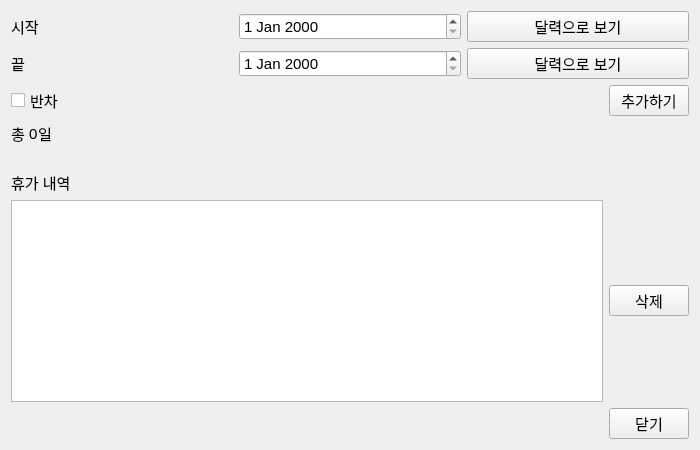
<?xml version="1.0" encoding="UTF-8"?>
<ui version="4.0">
 <class>Form</class>
 <widget class="QWidget" name="Form">
  <property name="geometry">
   <rect>
    <x>0</x>
    <y>0</y>
    <width>700</width>
    <height>450</height>
   </rect>
  </property>
  <property name="font">
   <font>
    <family>Arial</family>
    <pointsize>11</pointsize>
   </font>
  </property>
  <property name="windowTitle">
   <string>휴가</string>
  </property>
  <layout class="QVBoxLayout" name="verticalLayout">
   <item>
    <layout class="QHBoxLayout" name="horizontalLayout">
     <item>
      <widget class="QLabel" name="label">
       <property name="text">
        <string>시작</string>
       </property>
      </widget>
     </item>
     <item>
      <widget class="QDateEdit" name="start_date"/>
     </item>
     <item>
      <widget class="QPushButton" name="show_on_calendar_1">
       <property name="text">
        <string>달력으로 보기</string>
       </property>
      </widget>
     </item>
    </layout>
   </item>
   <item>
    <layout class="QHBoxLayout" name="horizontalLayout_2">
     <item>
      <widget class="QLabel" name="label_2">
       <property name="text">
        <string>끝</string>
       </property>
      </widget>
     </item>
     <item>
      <widget class="QDateEdit" name="end_date"/>
     </item>
     <item>
      <widget class="QPushButton" name="show_on_calendar_2">
       <property name="text">
        <string>달력으로 보기</string>
       </property>
      </widget>
     </item>
    </layout>
   </item>
   <item>
    <layout class="QHBoxLayout" name="horizontalLayout_4">
     <item>
      <widget class="QCheckBox" name="half_checkbox">
       <property name="text">
        <string>반차</string>
       </property>
      </widget>
     </item>
     <item>
      <spacer name="horizontalSpacer_2">
       <property name="orientation">
        <enum>Qt::Horizontal</enum>
       </property>
       <property name="sizeHint" stdset="0">
        <size>
         <width>40</width>
         <height>20</height>
        </size>
       </property>
      </spacer>
     </item>
     <item>
      <widget class="QPushButton" name="add_button">
       <property name="text">
        <string>추가하기</string>
       </property>
      </widget>
     </item>
    </layout>
   </item>
   <item>
    <layout class="QHBoxLayout" name="horizontalLayout_5">
     <property name="spacing">
      <number>0</number>
     </property>
     <item>
      <widget class="QLabel" name="label_3">
       <property name="text">
        <string>총 </string>
       </property>
      </widget>
     </item>
     <item>
      <widget class="QLabel" name="total">
       <property name="text">
        <string>0</string>
       </property>
      </widget>
     </item>
     <item>
      <widget class="QLabel" name="label_6">
       <property name="text">
        <string>일</string>
       </property>
      </widget>
     </item>
     <item>
      <spacer name="horizontalSpacer_3">
       <property name="orientation">
        <enum>Qt::Horizontal</enum>
       </property>
       <property name="sizeHint" stdset="0">
        <size>
         <width>40</width>
         <height>20</height>
        </size>
       </property>
      </spacer>
     </item>
    </layout>
   </item>
   <item>
    <spacer name="verticalSpacer">
     <property name="orientation">
      <enum>Qt::Vertical</enum>
     </property>
     <property name="sizeType">
      <enum>QSizePolicy::Fixed</enum>
     </property>
     <property name="sizeHint" stdset="0">
      <size>
       <width>20</width>
       <height>20</height>
      </size>
     </property>
    </spacer>
   </item>
   <item>
    <widget class="QLabel" name="label_4">
     <property name="text">
      <string>휴가 내역</string>
     </property>
    </widget>
   </item>
   <item>
    <layout class="QHBoxLayout" name="horizontalLayout_6">
     <item>
      <widget class="QListView" name="list_view">
       <property name="editTriggers">
        <set>QAbstractItemView::NoEditTriggers</set>
       </property>
       <property name="selectionMode">
        <enum>QAbstractItemView::ExtendedSelection</enum>
       </property>
      </widget>
     </item>
     <item>
      <widget class="QPushButton" name="delete_button">
       <property name="text">
        <string>삭제</string>
       </property>
      </widget>
     </item>
    </layout>
   </item>
   <item>
    <layout class="QHBoxLayout" name="horizontalLayout_3">
     <item>
      <spacer name="horizontalSpacer">
       <property name="orientation">
        <enum>Qt::Horizontal</enum>
       </property>
       <property name="sizeHint" stdset="0">
        <size>
         <width>40</width>
         <height>20</height>
        </size>
       </property>
      </spacer>
     </item>
     <item>
      <widget class="QPushButton" name="close_button">
       <property name="text">
        <string>닫기</string>
       </property>
      </widget>
     </item>
    </layout>
   </item>
  </layout>
 </widget>
 <resources/>
 <connections/>
</ui>
